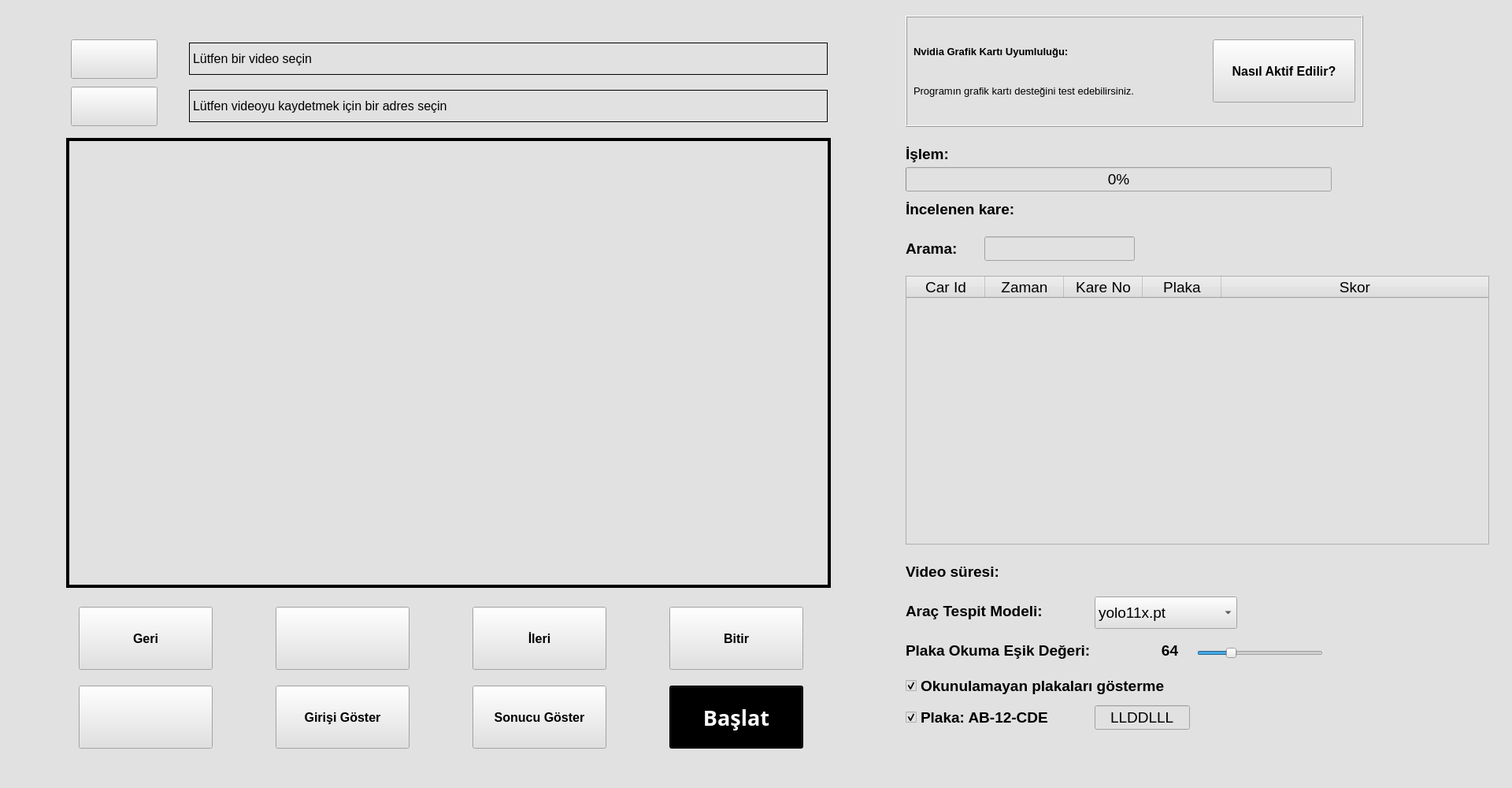
<?xml version="1.0" encoding="UTF-8"?>
<ui version="4.0">
 <class>MainWindow</class>
 <widget class="QMainWindow" name="MainWindow">
  <property name="enabled">
   <bool>true</bool>
  </property>
  <property name="geometry">
   <rect>
    <x>0</x>
    <y>0</y>
    <width>1920</width>
    <height>1000</height>
   </rect>
  </property>
  <property name="sizePolicy">
   <sizepolicy hsizetype="Maximum" vsizetype="Maximum">
    <horstretch>0</horstretch>
    <verstretch>0</verstretch>
   </sizepolicy>
  </property>
  <property name="minimumSize">
   <size>
    <width>1144</width>
    <height>738</height>
   </size>
  </property>
  <property name="maximumSize">
   <size>
    <width>1920</width>
    <height>1000</height>
   </size>
  </property>
  <property name="contextMenuPolicy">
   <enum>Qt::DefaultContextMenu</enum>
  </property>
  <property name="windowTitle">
   <string>Video Analizi</string>
  </property>
  <property name="windowIcon">
   <iconset>
    <normaloff>Icons/logo.png</normaloff>Icons/logo.png</iconset>
  </property>
  <property name="styleSheet">
   <string notr="true">background-color:rgb(225, 225, 225);</string>
  </property>
  <property name="toolButtonStyle">
   <enum>Qt::ToolButtonIconOnly</enum>
  </property>
  <property name="tabShape">
   <enum>QTabWidget::Rounded</enum>
  </property>
  <widget class="QWidget" name="centralwidget">
   <widget class="QLabel" name="lbl_path">
    <property name="geometry">
     <rect>
      <x>240</x>
      <y>54</y>
      <width>811</width>
      <height>41</height>
     </rect>
    </property>
    <property name="font">
     <font>
      <pointsize>12</pointsize>
     </font>
    </property>
    <property name="frameShape">
     <enum>QFrame::Box</enum>
    </property>
    <property name="frameShadow">
     <enum>QFrame::Plain</enum>
    </property>
    <property name="lineWidth">
     <number>1</number>
    </property>
    <property name="midLineWidth">
     <number>0</number>
    </property>
    <property name="text">
     <string>Lütfen bir video seçin</string>
    </property>
   </widget>
   <widget class="QPushButton" name="find_button">
    <property name="geometry">
     <rect>
      <x>90</x>
      <y>50</y>
      <width>110</width>
      <height>50</height>
     </rect>
    </property>
    <property name="font">
     <font>
      <pointsize>10</pointsize>
     </font>
    </property>
    <property name="autoFillBackground">
     <bool>false</bool>
    </property>
    <property name="styleSheet">
     <string notr="true"/>
    </property>
    <property name="text">
     <string/>
    </property>
    <property name="icon">
     <iconset>
      <normaloff>Icons/m_glass.jpg</normaloff>Icons/m_glass.jpg</iconset>
    </property>
   </widget>
   <widget class="QPushButton" name="start_button">
    <property name="geometry">
     <rect>
      <x>850</x>
      <y>870</y>
      <width>170</width>
      <height>80</height>
     </rect>
    </property>
    <property name="font">
     <font>
      <family>Segoe UI Black</family>
      <pointsize>20</pointsize>
      <weight>75</weight>
      <bold>true</bold>
     </font>
    </property>
    <property name="styleSheet">
     <string notr="true">background-color:rgb(0, 0, 0);
color:rgb(255, 255, 255);</string>
    </property>
    <property name="text">
     <string>Başlat</string>
    </property>
   </widget>
   <widget class="QLabel" name="frame">
    <property name="geometry">
     <rect>
      <x>84</x>
      <y>175</y>
      <width>971</width>
      <height>571</height>
     </rect>
    </property>
    <property name="frameShape">
     <enum>QFrame::Panel</enum>
    </property>
    <property name="lineWidth">
     <number>4</number>
    </property>
    <property name="midLineWidth">
     <number>0</number>
    </property>
    <property name="text">
     <string/>
    </property>
    <property name="scaledContents">
     <bool>true</bool>
    </property>
   </widget>
   <widget class="QPushButton" name="save_button">
    <property name="geometry">
     <rect>
      <x>90</x>
      <y>110</y>
      <width>110</width>
      <height>50</height>
     </rect>
    </property>
    <property name="font">
     <font>
      <pointsize>10</pointsize>
     </font>
    </property>
    <property name="styleSheet">
     <string notr="true">border-image:url(:/resources/m_glass.jpg) 0 0 0 0 stretch stretch;</string>
    </property>
    <property name="text">
     <string/>
    </property>
   </widget>
   <widget class="QLabel" name="lbl_path_2">
    <property name="geometry">
     <rect>
      <x>240</x>
      <y>114</y>
      <width>811</width>
      <height>41</height>
     </rect>
    </property>
    <property name="font">
     <font>
      <pointsize>12</pointsize>
     </font>
    </property>
    <property name="frameShape">
     <enum>QFrame::Box</enum>
    </property>
    <property name="lineWidth">
     <number>1</number>
    </property>
    <property name="text">
     <string>Lütfen videoyu kaydetmek için bir adres seçin</string>
    </property>
   </widget>
   <widget class="QPushButton" name="pause_button">
    <property name="geometry">
     <rect>
      <x>350</x>
      <y>770</y>
      <width>170</width>
      <height>80</height>
     </rect>
    </property>
    <property name="font">
     <font>
      <pointsize>20</pointsize>
     </font>
    </property>
    <property name="text">
     <string/>
    </property>
    <property name="icon">
     <iconset>
      <normaloff>Icons/pause.png</normaloff>Icons/pause.png</iconset>
    </property>
    <property name="autoRepeat">
     <bool>false</bool>
    </property>
   </widget>
   <widget class="QLabel" name="lb_frame">
    <property name="geometry">
     <rect>
      <x>1350</x>
      <y>250</y>
      <width>201</width>
      <height>31</height>
     </rect>
    </property>
    <property name="font">
     <font>
      <pointsize>14</pointsize>
      <weight>75</weight>
      <bold>true</bold>
     </font>
    </property>
    <property name="text">
     <string/>
    </property>
   </widget>
   <widget class="QLabel" name="lb_frame_2">
    <property name="geometry">
     <rect>
      <x>1150</x>
      <y>250</y>
      <width>191</width>
      <height>31</height>
     </rect>
    </property>
    <property name="font">
     <font>
      <pointsize>14</pointsize>
      <weight>75</weight>
      <bold>true</bold>
     </font>
    </property>
    <property name="text">
     <string>İncelenen kare:</string>
    </property>
   </widget>
   <widget class="QProgressBar" name="pb_detection">
    <property name="geometry">
     <rect>
      <x>1150</x>
      <y>212</y>
      <width>541</width>
      <height>31</height>
     </rect>
    </property>
    <property name="font">
     <font>
      <pointsize>14</pointsize>
     </font>
    </property>
    <property name="maximum">
     <number>100</number>
    </property>
    <property name="value">
     <number>0</number>
    </property>
   </widget>
   <widget class="QLabel" name="lb_process">
    <property name="geometry">
     <rect>
      <x>1150</x>
      <y>180</y>
      <width>531</width>
      <height>31</height>
     </rect>
    </property>
    <property name="font">
     <font>
      <pointsize>14</pointsize>
      <weight>75</weight>
      <bold>true</bold>
     </font>
    </property>
    <property name="text">
     <string>İşlem:</string>
    </property>
   </widget>
   <widget class="QTableWidget" name="table_car">
    <property name="geometry">
     <rect>
      <x>1150</x>
      <y>350</y>
      <width>741</width>
      <height>341</height>
     </rect>
    </property>
    <property name="font">
     <font>
      <pointsize>14</pointsize>
     </font>
    </property>
    <property name="layoutDirection">
     <enum>Qt::LeftToRight</enum>
    </property>
    <property name="autoFillBackground">
     <bool>false</bool>
    </property>
    <property name="autoScroll">
     <bool>true</bool>
    </property>
    <property name="editTriggers">
     <set>QAbstractItemView::NoEditTriggers</set>
    </property>
    <property name="selectionMode">
     <enum>QAbstractItemView::SingleSelection</enum>
    </property>
    <property name="selectionBehavior">
     <enum>QAbstractItemView::SelectRows</enum>
    </property>
    <property name="showGrid">
     <bool>true</bool>
    </property>
    <property name="wordWrap">
     <bool>true</bool>
    </property>
    <property name="rowCount">
     <number>0</number>
    </property>
    <property name="columnCount">
     <number>5</number>
    </property>
    <attribute name="horizontalHeaderVisible">
     <bool>true</bool>
    </attribute>
    <attribute name="horizontalHeaderStretchLastSection">
     <bool>true</bool>
    </attribute>
    <column>
     <property name="text">
      <string>Car Id</string>
     </property>
     <property name="font">
      <font>
       <pointsize>14</pointsize>
      </font>
     </property>
    </column>
    <column>
     <property name="text">
      <string>Zaman</string>
     </property>
     <property name="font">
      <font>
       <pointsize>14</pointsize>
      </font>
     </property>
    </column>
    <column>
     <property name="text">
      <string>Kare No</string>
     </property>
     <property name="font">
      <font>
       <pointsize>14</pointsize>
      </font>
     </property>
    </column>
    <column>
     <property name="text">
      <string>Plaka</string>
     </property>
     <property name="font">
      <font>
       <pointsize>14</pointsize>
      </font>
     </property>
    </column>
    <column>
     <property name="text">
      <string>Skor</string>
     </property>
     <property name="font">
      <font>
       <pointsize>14</pointsize>
       <weight>50</weight>
       <bold>false</bold>
      </font>
     </property>
    </column>
   </widget>
   <widget class="QPushButton" name="result_button">
    <property name="geometry">
     <rect>
      <x>600</x>
      <y>870</y>
      <width>170</width>
      <height>80</height>
     </rect>
    </property>
    <property name="font">
     <font>
      <pointsize>12</pointsize>
      <weight>75</weight>
      <bold>true</bold>
     </font>
    </property>
    <property name="text">
     <string>Sonucu Göster</string>
    </property>
    <property name="autoRepeat">
     <bool>false</bool>
    </property>
   </widget>
   <widget class="QLineEdit" name="frame_counter">
    <property name="geometry">
     <rect>
      <x>1730</x>
      <y>240</y>
      <width>101</width>
      <height>41</height>
     </rect>
    </property>
    <property name="frame">
     <bool>false</bool>
    </property>
    <property name="readOnly">
     <bool>true</bool>
    </property>
   </widget>
   <widget class="QLabel" name="lb_time">
    <property name="geometry">
     <rect>
      <x>1310</x>
      <y>710</y>
      <width>241</width>
      <height>31</height>
     </rect>
    </property>
    <property name="font">
     <font>
      <pointsize>14</pointsize>
      <weight>75</weight>
      <bold>true</bold>
     </font>
    </property>
    <property name="text">
     <string/>
    </property>
   </widget>
   <widget class="QLabel" name="lb_frame_4">
    <property name="geometry">
     <rect>
      <x>1150</x>
      <y>710</y>
      <width>151</width>
      <height>31</height>
     </rect>
    </property>
    <property name="font">
     <font>
      <pointsize>14</pointsize>
      <weight>75</weight>
      <bold>true</bold>
     </font>
    </property>
    <property name="text">
     <string>Video süresi:</string>
    </property>
   </widget>
   <widget class="QPushButton" name="repeat_button">
    <property name="geometry">
     <rect>
      <x>100</x>
      <y>870</y>
      <width>170</width>
      <height>80</height>
     </rect>
    </property>
    <property name="font">
     <font>
      <pointsize>20</pointsize>
     </font>
    </property>
    <property name="text">
     <string/>
    </property>
    <property name="icon">
     <iconset>
      <normaloff>Icons/no-repeat.png</normaloff>Icons/no-repeat.png</iconset>
    </property>
    <property name="iconSize">
     <size>
      <width>60</width>
      <height>60</height>
     </size>
    </property>
    <property name="autoRepeat">
     <bool>false</bool>
    </property>
   </widget>
   <widget class="QLineEdit" name="searchbar">
    <property name="geometry">
     <rect>
      <x>1250</x>
      <y>300</y>
      <width>191</width>
      <height>31</height>
     </rect>
    </property>
    <property name="font">
     <font>
      <pointsize>14</pointsize>
     </font>
    </property>
   </widget>
   <widget class="QLabel" name="lb_frame_3">
    <property name="geometry">
     <rect>
      <x>1150</x>
      <y>300</y>
      <width>91</width>
      <height>31</height>
     </rect>
    </property>
    <property name="font">
     <font>
      <pointsize>14</pointsize>
      <weight>75</weight>
      <bold>true</bold>
     </font>
    </property>
    <property name="text">
     <string>Arama:</string>
    </property>
   </widget>
   <widget class="QCheckBox" name="cb_plate">
    <property name="geometry">
     <rect>
      <x>1150</x>
      <y>850</y>
      <width>431</width>
      <height>41</height>
     </rect>
    </property>
    <property name="font">
     <font>
      <pointsize>14</pointsize>
      <weight>75</weight>
      <bold>true</bold>
     </font>
    </property>
    <property name="text">
     <string>Okunulamayan plakaları gösterme</string>
    </property>
    <property name="checked">
     <bool>true</bool>
    </property>
   </widget>
   <widget class="QCheckBox" name="cb_plate_version">
    <property name="geometry">
     <rect>
      <x>1150</x>
      <y>890</y>
      <width>241</width>
      <height>41</height>
     </rect>
    </property>
    <property name="font">
     <font>
      <pointsize>14</pointsize>
      <weight>75</weight>
      <bold>true</bold>
     </font>
    </property>
    <property name="text">
     <string>Plaka: AB-12-CDE</string>
    </property>
    <property name="checked">
     <bool>true</bool>
    </property>
   </widget>
   <widget class="QPushButton" name="backward_button">
    <property name="geometry">
     <rect>
      <x>100</x>
      <y>770</y>
      <width>170</width>
      <height>80</height>
     </rect>
    </property>
    <property name="font">
     <font>
      <pointsize>12</pointsize>
      <weight>75</weight>
      <bold>true</bold>
     </font>
    </property>
    <property name="text">
     <string>Geri</string>
    </property>
    <property name="autoRepeat">
     <bool>false</bool>
    </property>
   </widget>
   <widget class="QPushButton" name="forward_button">
    <property name="geometry">
     <rect>
      <x>600</x>
      <y>770</y>
      <width>170</width>
      <height>80</height>
     </rect>
    </property>
    <property name="font">
     <font>
      <pointsize>12</pointsize>
      <weight>75</weight>
      <bold>true</bold>
     </font>
    </property>
    <property name="text">
     <string>İleri</string>
    </property>
    <property name="autoRepeat">
     <bool>false</bool>
    </property>
   </widget>
   <widget class="QPushButton" name="stop_button">
    <property name="geometry">
     <rect>
      <x>850</x>
      <y>770</y>
      <width>170</width>
      <height>80</height>
     </rect>
    </property>
    <property name="font">
     <font>
      <pointsize>12</pointsize>
      <weight>75</weight>
      <bold>true</bold>
     </font>
    </property>
    <property name="text">
     <string>Bitir</string>
    </property>
    <property name="autoRepeat">
     <bool>false</bool>
    </property>
   </widget>
   <widget class="QPushButton" name="input_button">
    <property name="geometry">
     <rect>
      <x>350</x>
      <y>870</y>
      <width>170</width>
      <height>80</height>
     </rect>
    </property>
    <property name="font">
     <font>
      <pointsize>12</pointsize>
      <weight>75</weight>
      <bold>true</bold>
     </font>
    </property>
    <property name="text">
     <string>Girişi Göster</string>
    </property>
    <property name="autoRepeat">
     <bool>false</bool>
    </property>
   </widget>
   <widget class="QFrame" name="frame_2">
    <property name="geometry">
     <rect>
      <x>1150</x>
      <y>20</y>
      <width>581</width>
      <height>141</height>
     </rect>
    </property>
    <property name="frameShape">
     <enum>QFrame::Box</enum>
    </property>
    <property name="frameShadow">
     <enum>QFrame::Raised</enum>
    </property>
    <widget class="QPushButton" name="gpu_button">
     <property name="geometry">
      <rect>
       <x>390</x>
       <y>30</y>
       <width>181</width>
       <height>80</height>
      </rect>
     </property>
     <property name="font">
      <font>
       <pointsize>12</pointsize>
       <weight>75</weight>
       <bold>true</bold>
      </font>
     </property>
     <property name="text">
      <string>Nasıl Aktif Edilir?</string>
     </property>
     <property name="autoRepeat">
      <bool>false</bool>
     </property>
    </widget>
    <widget class="QLabel" name="lb_gpu_text">
     <property name="geometry">
      <rect>
       <x>10</x>
       <y>30</y>
       <width>281</width>
       <height>31</height>
      </rect>
     </property>
     <property name="font">
      <font>
       <pointsize>10</pointsize>
       <weight>75</weight>
       <bold>true</bold>
      </font>
     </property>
     <property name="text">
      <string>Nvidia Grafik Kartı Uyumluluğu:</string>
     </property>
    </widget>
    <widget class="QLabel" name="lb_gpu_result">
     <property name="geometry">
      <rect>
       <x>10</x>
       <y>60</y>
       <width>361</width>
       <height>71</height>
      </rect>
     </property>
     <property name="font">
      <font>
       <pointsize>10</pointsize>
       <weight>50</weight>
       <bold>false</bold>
      </font>
     </property>
     <property name="text">
      <string>Programın grafik kartı desteğini test edebilirsiniz.</string>
     </property>
    </widget>
   </widget>
   <widget class="QComboBox" name="cb_model">
    <property name="geometry">
     <rect>
      <x>1390</x>
      <y>757</y>
      <width>181</width>
      <height>41</height>
     </rect>
    </property>
    <property name="font">
     <font>
      <pointsize>14</pointsize>
      <weight>50</weight>
      <bold>false</bold>
     </font>
    </property>
    <item>
     <property name="text">
      <string>yolo11x.pt</string>
     </property>
    </item>
    <item>
     <property name="text">
      <string>yolo11l.pt</string>
     </property>
    </item>
    <item>
     <property name="text">
      <string>yolo11m.pt</string>
     </property>
    </item>
    <item>
     <property name="text">
      <string>yolo11s.pt</string>
     </property>
    </item>
    <item>
     <property name="text">
      <string>yolo11n.pt</string>
     </property>
    </item>
   </widget>
   <widget class="QLabel" name="lb_frame_5">
    <property name="geometry">
     <rect>
      <x>1150</x>
      <y>760</y>
      <width>231</width>
      <height>31</height>
     </rect>
    </property>
    <property name="font">
     <font>
      <pointsize>14</pointsize>
      <weight>75</weight>
      <bold>true</bold>
     </font>
    </property>
    <property name="text">
     <string>Araç Tespit Modeli:</string>
    </property>
   </widget>
   <widget class="QSlider" name="hs_threshold">
    <property name="geometry">
     <rect>
      <x>1520</x>
      <y>818</y>
      <width>160</width>
      <height>21</height>
     </rect>
    </property>
    <property name="contextMenuPolicy">
     <enum>Qt::DefaultContextMenu</enum>
    </property>
    <property name="maximum">
     <number>255</number>
    </property>
    <property name="value">
     <number>64</number>
    </property>
    <property name="orientation">
     <enum>Qt::Horizontal</enum>
    </property>
   </widget>
   <widget class="QLabel" name="lb_frame_6">
    <property name="geometry">
     <rect>
      <x>1150</x>
      <y>810</y>
      <width>301</width>
      <height>31</height>
     </rect>
    </property>
    <property name="font">
     <font>
      <pointsize>14</pointsize>
      <weight>75</weight>
      <bold>true</bold>
     </font>
    </property>
    <property name="text">
     <string>Plaka Okuma Eşik Değeri:</string>
    </property>
   </widget>
   <widget class="QLabel" name="lb_threshold">
    <property name="geometry">
     <rect>
      <x>1460</x>
      <y>810</y>
      <width>51</width>
      <height>31</height>
     </rect>
    </property>
    <property name="font">
     <font>
      <pointsize>14</pointsize>
      <weight>75</weight>
      <bold>true</bold>
     </font>
    </property>
    <property name="layoutDirection">
     <enum>Qt::LeftToRight</enum>
    </property>
    <property name="text">
     <string>64</string>
    </property>
    <property name="alignment">
     <set>Qt::AlignCenter</set>
    </property>
    <property name="wordWrap">
     <bool>false</bool>
    </property>
   </widget>
   <widget class="QLineEdit" name="line_plate">
    <property name="geometry">
     <rect>
      <x>1390</x>
      <y>895</y>
      <width>121</width>
      <height>31</height>
     </rect>
    </property>
    <property name="font">
     <font>
      <pointsize>14</pointsize>
     </font>
    </property>
    <property name="text">
     <string>LLDDLLL</string>
    </property>
    <property name="alignment">
     <set>Qt::AlignCenter</set>
    </property>
   </widget>
  </widget>
  <widget class="QMenuBar" name="menubar">
   <property name="geometry">
    <rect>
     <x>0</x>
     <y>0</y>
     <width>1920</width>
     <height>26</height>
    </rect>
   </property>
  </widget>
  <widget class="QStatusBar" name="statusbar"/>
 </widget>
 <resources>
  <include location="Icons/resources.qrc"/>
 </resources>
 <connections/>
</ui>
